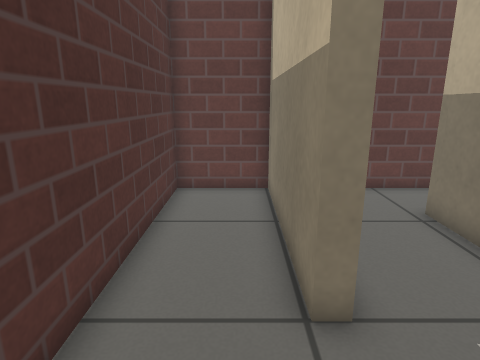
[1] (above)

12 first-person views from a walk through a robot-simulator world made for Gazebo. The camera is 0.79 m above the floor, tilts 14° down and sees 75° across. The floor is counted in squares, 0.25 m on a side. Each view is taken from the middle of a square. On the plan, view 1 faces up. The plan holds only what a view shows up to about 20 squares ahead; the rest is blank. The place goes on beyond the plan. Simple patterns stand in for the simulator's built-in surfaces.

[2]
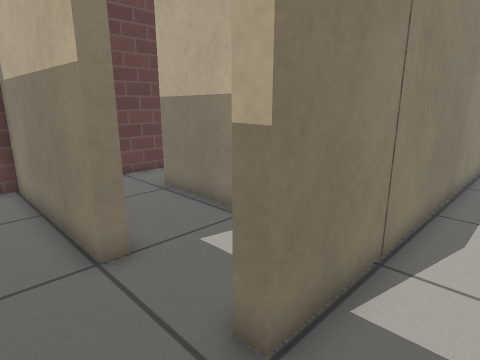

[3]
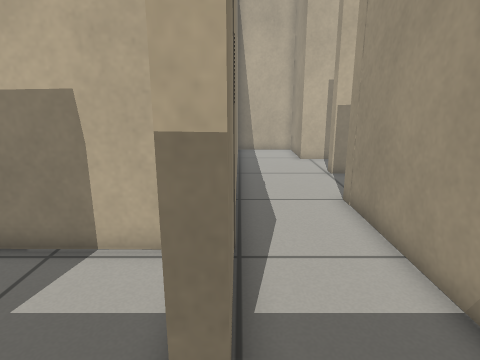

[4]
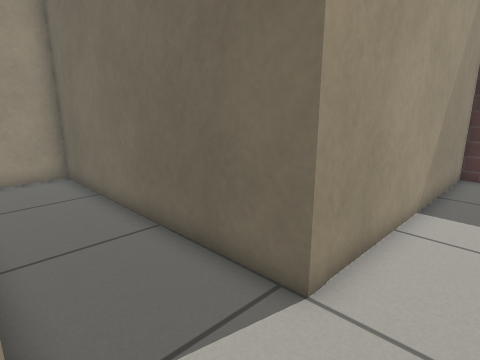

[5]
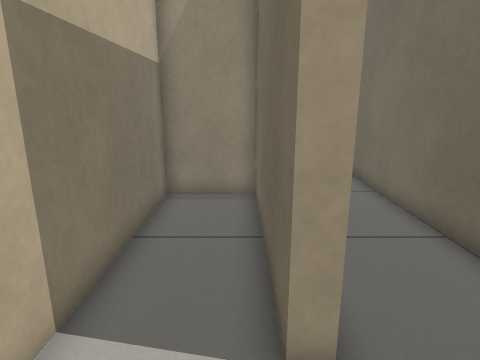

[6]
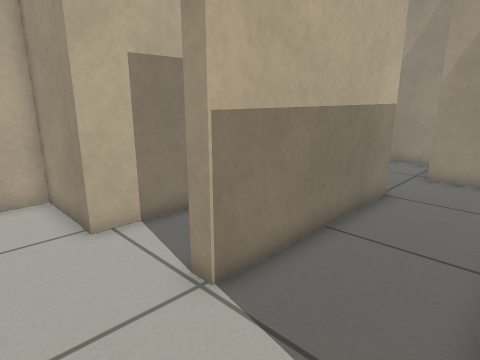

[7]
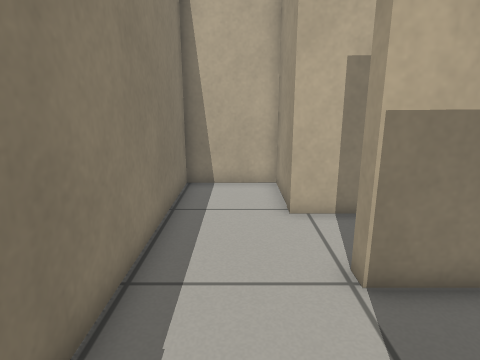

[8]
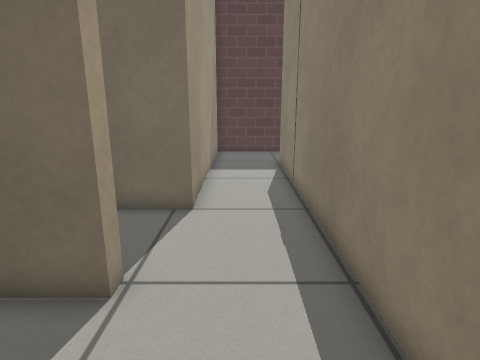

[9]
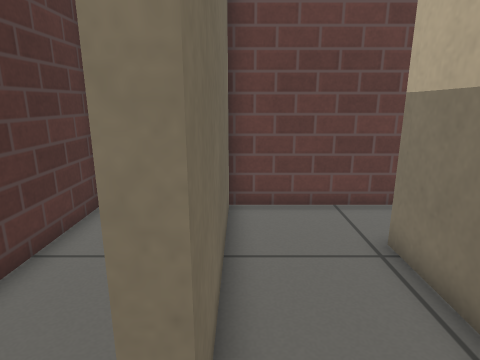

[10]
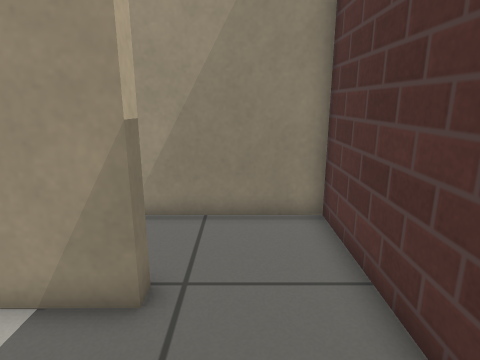

[11]
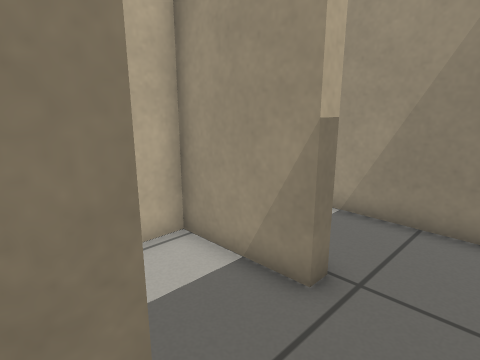

[12]
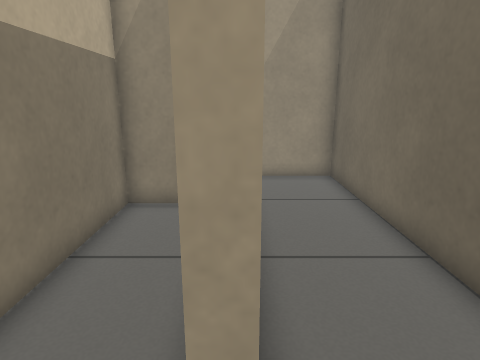

### Floor plan
Ten units are one square. View 1 is at (0, 0); x grows to the right and y downward. Boxes are objects, and circles mark ways between rooms. Rooms are numbered by the first view taken in them; rooms with no view inside come last. Other rooms are left out.
<svg viewBox="-29 -119 236 278">
<path fill="none" stroke="#000" d="M128 122 128 41 134 41M135 -1 16 -1 16 -7M-24 -15 -24 35 90 35 90 154 125 154M134 41 134 115 166 115 166 35 202 35 202 -1 135 -1M17 -40 11 -40 11 -114 -24 -114 -24 -15M16 -7 26 -7"/>
<circle cx="130" cy="25" r="3" fill="#2a7"/>
<circle cx="0" cy="-5" r="3" fill="#2a7"/>
<text x="100" y="60">1</text>
<text x="150" y="50">2</text>
<text x="0" y="-50">3</text>
</svg>
Room 1 opens to room 2. Room 1 opens to room 3.

Where each view was taken, in squares from view 1:
view 1: 0 up, 0 right, facing up
view 2: 2 down, 1 left, facing up-right
view 3: 0 up, 1 left, facing right
view 4: 1 down, 13 right, facing down-left
view 5: 1 down, 14 right, facing down
view 6: 1 down, 9 right, facing down-right
view 7: 2 down, 8 right, facing right
view 8: 2 down, 18 right, facing left
view 9: 2 up, 2 right, facing up
view 10: 5 up, 0 right, facing down
view 11: 5 up, 1 left, facing down-right
view 12: 2 down, 13 right, facing down
